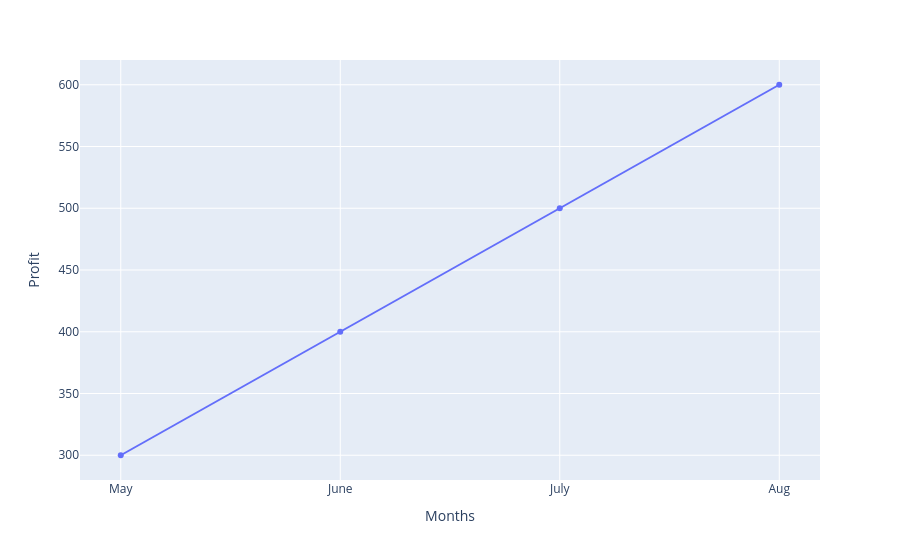

This figure's notebook cell:
### Code cell
import plotly.express as px
import pandas as pd
data=pd.DataFrame({"Months":["May","June","July","Aug"],
      "Profit":[300,400,500,600]})
graph=px.line(data,x="Months",y="Profit",markers=True)
graph.show()

### Figure 1 — Plotly figure (JSON) as saved in the notebook; plotly's stock layout.template omitted (floating-point values rounded to 4 significant figures)
{"data": [{"hovertemplate": "Months=%{x}<br>Profit=%{y}<extra></extra>", "legendgroup": "", "line": {"color": "#636efa", "dash": "solid"}, "marker": {"symbol": "circle"}, "mode": "lines+markers", "name": "", "orientation": "v", "showlegend": false, "type": "scatter", "x": ["May", "June", "July", "Aug"], "xaxis": "x", "y": [300, 400, 500, 600], "yaxis": "y"}], "layout": {"legend": {"tracegroupgap": 0}, "margin": {"t": 60}, "xaxis": {"anchor": "y", "domain": [0, 1], "title": {"text": "Months"}}, "yaxis": {"anchor": "x", "domain": [0, 1], "title": {"text": "Profit"}}}}
